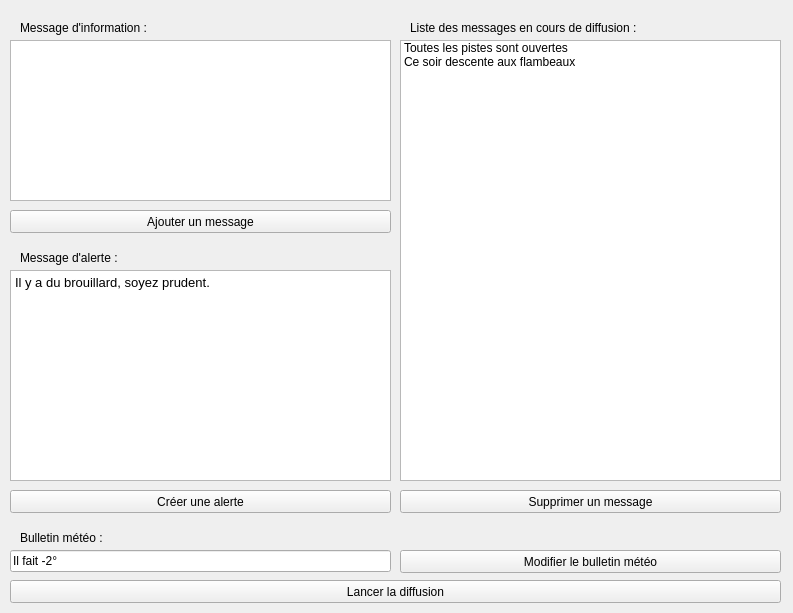
<?xml version="1.0" encoding="UTF-8"?>
<ui version="4.0">
 <class>Meteo</class>
 <widget class="QWidget" name="Meteo">
  <property name="geometry">
   <rect>
    <x>0</x>
    <y>0</y>
    <width>793</width>
    <height>613</height>
   </rect>
  </property>
  <property name="windowTitle">
   <string>Meteo</string>
  </property>
  <widget class="QTextEdit" name="textEditInofrmation">
   <property name="geometry">
    <rect>
     <x>10</x>
     <y>40</y>
     <width>381</width>
     <height>161</height>
    </rect>
   </property>
  </widget>
  <widget class="QPushButton" name="pushButtonAjouter">
   <property name="geometry">
    <rect>
     <x>10</x>
     <y>210</y>
     <width>381</width>
     <height>23</height>
    </rect>
   </property>
   <property name="text">
    <string>Ajouter un message</string>
   </property>
  </widget>
  <widget class="QListWidget" name="listWidgetMessage">
   <property name="geometry">
    <rect>
     <x>400</x>
     <y>40</y>
     <width>381</width>
     <height>441</height>
    </rect>
   </property>
   <item>
    <property name="text">
     <string>Toutes les pistes sont ouvertes</string>
    </property>
   </item>
   <item>
    <property name="text">
     <string>Ce soir descente aux flambeaux</string>
    </property>
   </item>
  </widget>
  <widget class="QTextEdit" name="textEdit_2">
   <property name="geometry">
    <rect>
     <x>10</x>
     <y>270</y>
     <width>381</width>
     <height>211</height>
    </rect>
   </property>
   <property name="html">
    <string>&lt;!DOCTYPE HTML PUBLIC &quot;-//W3C//DTD HTML 4.0//EN&quot; &quot;http://www.w3.org/TR/REC-html40/strict.dtd&quot;&gt;
&lt;html&gt;&lt;head&gt;&lt;meta name=&quot;qrichtext&quot; content=&quot;1&quot; /&gt;&lt;meta charset=&quot;utf-8&quot; /&gt;&lt;style type=&quot;text/css&quot;&gt;
p, li { white-space: pre-wrap; }
hr { height: 1px; border-width: 0; }
li.unchecked::marker { content: &quot;\2610&quot;; }
li.checked::marker { content: &quot;\2612&quot;; }
&lt;/style&gt;&lt;/head&gt;&lt;body style=&quot; font-family:'Ubuntu'; font-size:10pt; font-weight:400; font-style:normal;&quot;&gt;
&lt;p style=&quot; margin-top:0px; margin-bottom:0px; margin-left:0px; margin-right:0px; -qt-block-indent:0; text-indent:0px;&quot;&gt;Il y a du brouillard, soyez prudent.&lt;/p&gt;&lt;/body&gt;&lt;/html&gt;</string>
   </property>
  </widget>
  <widget class="QPushButton" name="pushButtonAlerte">
   <property name="geometry">
    <rect>
     <x>10</x>
     <y>490</y>
     <width>381</width>
     <height>23</height>
    </rect>
   </property>
   <property name="text">
    <string>Créer une alerte</string>
   </property>
  </widget>
  <widget class="QLineEdit" name="lineEditMeteo">
   <property name="geometry">
    <rect>
     <x>10</x>
     <y>550</y>
     <width>381</width>
     <height>22</height>
    </rect>
   </property>
   <property name="text">
    <string>Il fait -2°</string>
   </property>
  </widget>
  <widget class="QPushButton" name="pushButtonDiffusion">
   <property name="geometry">
    <rect>
     <x>10</x>
     <y>580</y>
     <width>771</width>
     <height>23</height>
    </rect>
   </property>
   <property name="text">
    <string>Lancer la diffusion</string>
   </property>
  </widget>
  <widget class="QPushButton" name="pushButtonSupprimer">
   <property name="geometry">
    <rect>
     <x>400</x>
     <y>490</y>
     <width>381</width>
     <height>23</height>
    </rect>
   </property>
   <property name="text">
    <string>Supprimer un message</string>
   </property>
  </widget>
  <widget class="QPushButton" name="pushButtonModifier">
   <property name="geometry">
    <rect>
     <x>400</x>
     <y>550</y>
     <width>381</width>
     <height>23</height>
    </rect>
   </property>
   <property name="text">
    <string>Modifier le bulletin météo</string>
   </property>
  </widget>
  <widget class="QLabel" name="label">
   <property name="geometry">
    <rect>
     <x>20</x>
     <y>20</y>
     <width>201</width>
     <height>16</height>
    </rect>
   </property>
   <property name="text">
    <string>Message d'information :</string>
   </property>
  </widget>
  <widget class="QLabel" name="label_2">
   <property name="geometry">
    <rect>
     <x>20</x>
     <y>250</y>
     <width>201</width>
     <height>16</height>
    </rect>
   </property>
   <property name="text">
    <string>Message d'alerte :</string>
   </property>
  </widget>
  <widget class="QLabel" name="label_3">
   <property name="geometry">
    <rect>
     <x>410</x>
     <y>20</y>
     <width>291</width>
     <height>16</height>
    </rect>
   </property>
   <property name="text">
    <string>Liste des messages en cours de diffusion :</string>
   </property>
  </widget>
  <widget class="QLabel" name="label_4">
   <property name="geometry">
    <rect>
     <x>20</x>
     <y>530</y>
     <width>201</width>
     <height>16</height>
    </rect>
   </property>
   <property name="text">
    <string>Bulletin météo :</string>
   </property>
  </widget>
 </widget>
 <resources/>
 <connections/>
</ui>
